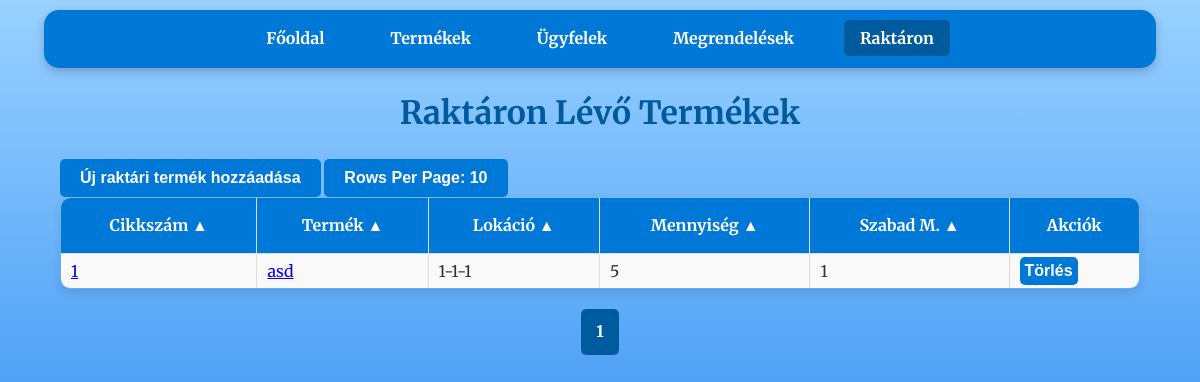
Page /stock on the earlier database version.
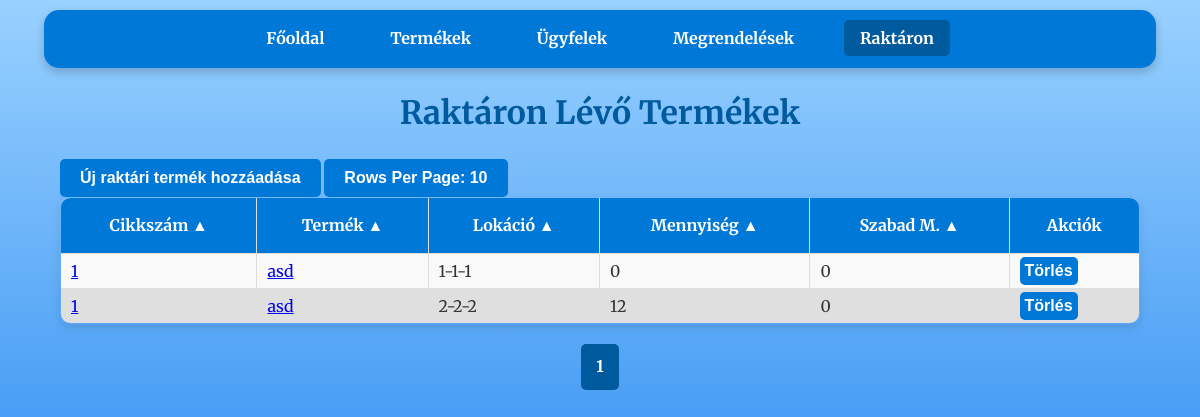
Same page on the later database version.
### tables this page shows
CREATE TABLE stock (
                    id INTEGER PRIMARY KEY,
                    cikkszam TEXT,
                    lokacio TEXT,
                    mennyiseg INTEGER,
                    order_id INTEGER,
                    FOREIGN KEY(cikkszam) REFERENCES products(cikkszam),
                    FOREIGN KEY(order_id) REFERENCES orders(id));

CREATE TABLE products (
                    id INTEGER PRIMARY KEY,
                    cikkszam TEXT UNIQUE,
                    egyseg_vonalkod INTEGER UNIQUE,
                    gyujto_vonalkod INTEGER UNIQUE,
                    nev TEXT,
                    ar REAL,
                    suly REAL,
                    kategoria TEXT);

### raktar_program-master/app.py (the view)
@app.route('/stock')
def stock():
    per_page = int(request.args.get('per_page', 10))  # Egy oldalon megjelenő elemek száma
    page = int(request.args.get('page', 1))  # Az aktuális oldal lekérése (alapértelmezett: 1)
    offset = (page - 1) * per_page  # Az eltolás számítása
    order_by = str(request.args.get('order_by', 'products.cikkszam'))
    desc = request.args.get('desc', 'false').lower() in ('true', '1')
    valid_columns = {'stock.id', 'products.cikkszam', 'products.nev', 'stock.lokacio', 'stock.mennyiseg'}
    if order_by not in valid_columns:
        raise ValueError("Invalid column name for ordering.") #Elkerüljük az SQL injection-t
    if desc:
        descending = 'DESC'
    if not desc:
        descending = ''
    conn = get_db_connection()
    stock = conn.execute(f'''SELECT stock.id, products.cikkszam, products.nev, stock.lokacio,
                            (SELECT SUM(mennyiseg)
                            FROM stock s
                            WHERE s.cikkszam = stock.cikkszam AND s.lokacio = stock.lokacio) AS total_mennyiseg,
                            (SELECT SUM(mennyiseg)
                            FROM stock s
                            WHERE s.cikkszam = stock.cikkszam AND s.lokacio = stock.lokacio  AND s.order_id IS NULL) AS mennyiseg_null
                            FROM stock
                            JOIN products ON stock.cikkszam = products.cikkszam
                            WHERE stock.order_id IS NULL
                            ORDER BY {order_by} {descending} LIMIT ? OFFSET ?
    ''', (per_page, offset) ).fetchall()
    total_products = conn.execute('SELECT COUNT(*) FROM stock').fetchone()[0]
    conn.close()
    total_pages = (total_products + per_page - 1) // per_page  # Összes oldal száma
    start_page = max(1, page - 2)  # Az aktuális oldalhoz képest 2-vel hátrébb
    end_page = min(total_pages, page + 2)  # Az aktuális oldalhoz képest 2-vel előrébb
    query_params = {
        'page': page,
        'per_page': per_page,
        'order_by': order_by,
        'desc': desc
    }
    columns = [
        {"name": "products.cikkszam", "label": "Cikkszám"},
        {"name": "products.nev", "label": "Termék"},
        {"name": "stock.lokacio", "label": "Lokáció"},
        {"name": "total_mennyiseg", "label": "Mennyiség"},
        {"name": "mennyiseg_null", "label": "Szabad M."}
    ]
    return render_template(
        'stock.html',
        stock=stock,
        page=page,
        order_by=order_by,
        desc=desc,
        total_pages=total_pages,
        start_page=start_page,
        end_page=end_page,
        query_params=query_params,
        columns=columns
    )

### raktar_program-master/app.py (called while the page is built)
def get_db_connection():
    conn = sqlite3.connect('database.db')
    conn.row_factory = sqlite3.Row
    return conn

### raktar_program-master/templates/stock.html (shortened to what this page needs)
<!DOCTYPE html>
<html lang="hu">
<head>
    <link rel="stylesheet" href="{{ url_for('static', filename='css/style.css') }}">
</head>
<body>
    <nav>
        <a href="{{ url_for('index') }}">Főoldal</a>
        <a href="{{ url_for('products') }}">Termékek</a>
        <a href="{{ url_for('customers') }}">Ügyfelek</a>
        <a href="{{ url_for('orders') }}">Megrendelések</a>
        <a class="disabled">Raktáron</a>
    </nav>
    <h1>Raktáron Lévő Termékek</h1>
    <div class="container">
        <a href="{{ url_for('add_stock') }}" class="button-wrapper">
            <button>Új raktári termék hozzáadása</button>
        </a>
        <div class="dropdown">
            <button class="dropbtn">Rows Per Page: {{ query_params['per_page'] }}</button>
        </div>
        <table>
            <thead>
                <tr>
                    {% for column in columns %}
                    <th>
                        <a href="{{ url_for('stock', **dict(query_params, order_by=column.name, desc=0 if query_params['order_by'] == column.name and query_params['desc'] else 1)) }}">
                            {{ column.label }} {{ '▼' if query_params['order_by'] == column.name and query_params['desc'] else '▲' }}
                        </a>
                    </th>
                    {% endfor %}
                    <th>Akciók</th>
                </tr>
            </thead>
            <tbody>
                {% for item in stock %}
                <tr>
                    <td>
                        <a href="{{ url_for('product_details', cikkszam=item.cikkszam) }}">
                            {{ item.cikkszam }}
                        </a>
                    </td>
                    <td>
                        <a href="{{ url_for('product_details', cikkszam=item.cikkszam) }}">
                            {{ item.nev }}
                        </a>
                    </td>
                    <td>{{ item.lokacio }}</td>
                    <td>{{ item.total_mennyiseg }}</td>
                    <td>{{ item.mennyiseg_null }}</td>
                    <td>
                        <form action="{{ url_for('delete_stock', stock_id=item.id) }}" method="POST" style="display:inline;">
                            <button type="submit" onclick="return confirm('Biztosan törli a rekordot?');">Törlés</button>
                        </form>
                    </td>
                </tr>
                {% endfor %}
            </tbody>
        </table>
    </div>
    <div class="pagination">
        {% for p in range(start_page, end_page + 1) %}
        <a href="{{ url_for('stock', **dict(query_params, page=p)) }}" class="{% if p == page %}active{% endif %}">{{ p }}</a>
        {% endfor %}
    </div>
</body>
</html>

Differences in the rows shown:
changed stock (number 1 of 2 on the later page): total_mennyiseg "5" → "0"; mennyiseg_null "1" → "0"
now on this page (row edited): stock: cikkszam "1", nev "asd", lokacio "2-2-2", total_mennyiseg "12", mennyiseg_null "0"
